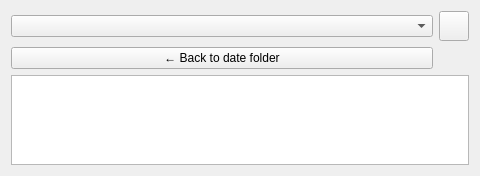
<?xml version="1.0" encoding="UTF-8"?>
<ui version="4.0">
 <class>batch_conatiner</class>
 <widget class="QWidget" name="batch_conatiner">
  <property name="geometry">
   <rect>
    <x>0</x>
    <y>0</y>
    <width>480</width>
    <height>176</height>
   </rect>
  </property>
  <property name="windowTitle">
   <string>Form</string>
  </property>
  <layout class="QGridLayout" name="gridLayout">
   <item row="0" column="0">
    <widget class="QComboBox" name="image_folders"/>
   </item>
   <item row="1" column="0">
    <widget class="QPushButton" name="backButton">
     <property name="visible">
      <bool>false</bool>
     </property>
     <property name="text">
      <string>← Back to date folder</string>
     </property>
    </widget>
   </item>
   <item row="0" column="1">
    <widget class="QPushButton" name="browse_to_folder_button">
     <property name="sizePolicy">
      <sizepolicy hsizetype="Fixed" vsizetype="Fixed">
       <horstretch>0</horstretch>
       <verstretch>0</verstretch>
      </sizepolicy>
     </property>
     <property name="minimumSize">
      <size>
       <width>30</width>
       <height>30</height>
      </size>
     </property>
     <property name="maximumSize">
      <size>
       <width>30</width>
       <height>30</height>
      </size>
     </property>
     <property name="cursor">
      <cursorShape>PointingHandCursor</cursorShape>
     </property>
     <property name="toolTip">
      <string>Open path in file explorer</string>
     </property>
     <property name="text">
      <string/>
     </property>
     <property name="icon">
      <iconset resource="../../../../../../gui/resources/feather.qrc">
       <normaloff>:/light/icons/feather/light/folder.svg</normaloff>:/light/icons/feather/light/folder.svg</iconset>
     </property>
    </widget>
   </item>
   <item row="2" column="0" colspan="2">
    <widget class="QListView" name="galleryView"/>
   </item>
  </layout>
 </widget>
 <resources>
  <include location="../../../../../../gui/resources/feather.qrc"/>
 </resources>
 <connections/>
</ui>
